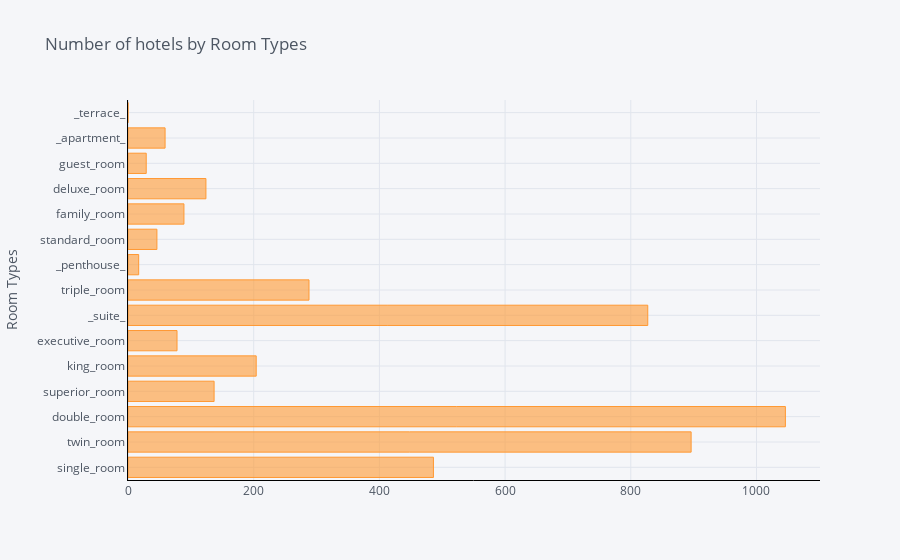

The cell this chart's notebook holds for it:
### Code cell
df1 = pd.DataFrame({'No.of Hotel': room_count}, index=index_room)
ax = df1.iplot(kind='barh', yTitle='Room Types', linecolor='black', title='Number of hotels by Room Types')
ax

### Figure 1 — Plotly figure (JSON) as saved in the notebook; plotly's stock layout.template omitted (floating-point values rounded to 4 significant figures)
{"data": [{"marker": {"color": "rgba(255, 153, 51, 0.6)", "line": {"color": "rgba(255, 153, 51, 1.0)", "width": 1}}, "name": "No.of Hotel", "orientation": "h", "text": "", "type": "bar", "x": [486, 896, 1046, 137, 204, 78, 827, 288, 17, 46, 89, 124, 29, 59, 0], "y": ["single_room", "twin_room", "double_room", "superior_room", "king_room", "executive_room", "_suite_", "triple_room", "_penthouse_", "standard_room", "family_room", "deluxe_room", "guest_room", "_apartment_", "_terrace_"]}], "layout": {"legend": {"bgcolor": "#F5F6F9", "font": {"color": "#4D5663"}}, "paper_bgcolor": "#F5F6F9", "plot_bgcolor": "#F5F6F9", "title": {"font": {"color": "#4D5663"}, "text": "Number of hotels by Room Types"}, "xaxis": {"gridcolor": "#E1E5ED", "linecolor": "black", "showgrid": true, "tickfont": {"color": "#4D5663"}, "title": {"font": {"color": "#4D5663"}, "text": ""}, "zerolinecolor": "#E1E5ED"}, "yaxis": {"gridcolor": "#E1E5ED", "linecolor": "black", "showgrid": true, "tickfont": {"color": "#4D5663"}, "title": {"font": {"color": "#4D5663"}, "text": "Room Types"}, "zerolinecolor": "#E1E5ED"}}}
